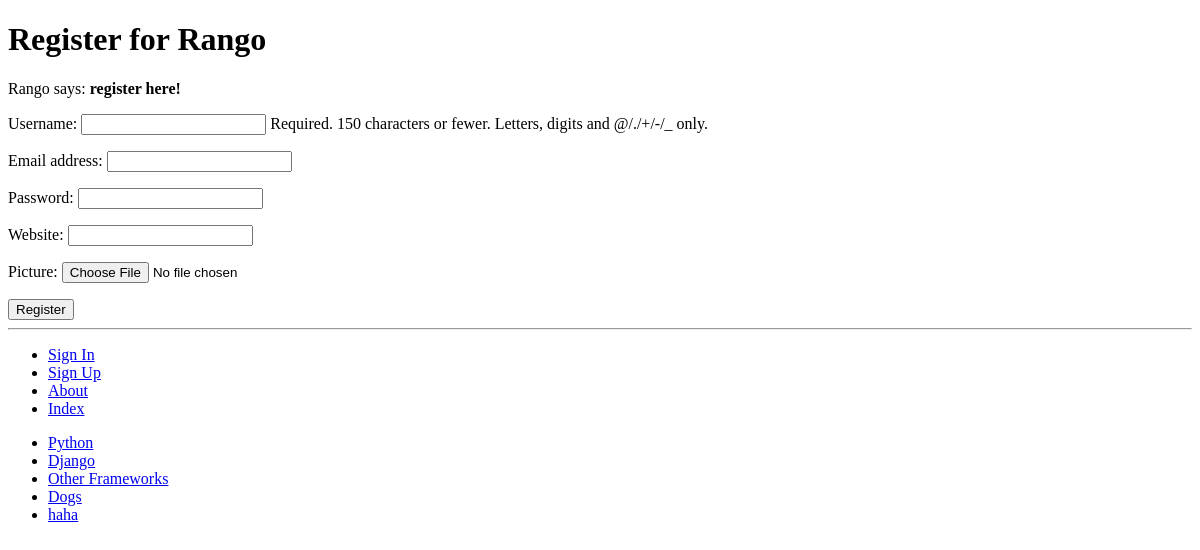
The app's page /rango/register/, older data.
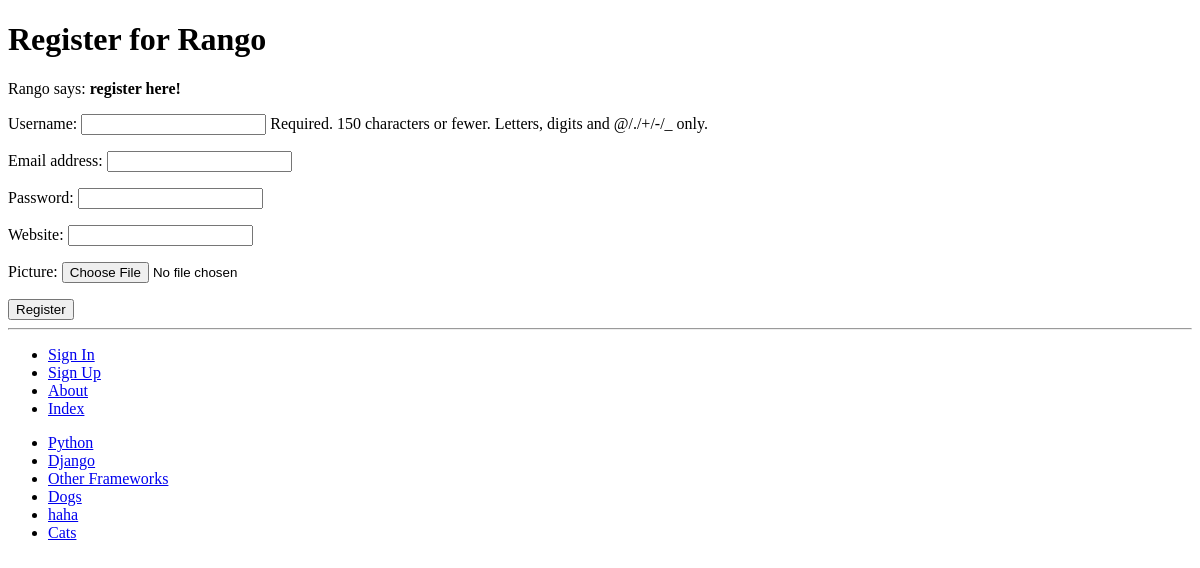
The same page, newer data.
### rango/models.py (models this page shows, shortened)
class Category(models.Model):
    max_len = 128
    name = models.CharField(max_length= max_len, unique=True)
    views = models.IntegerField(default=0)
    likes = models.IntegerField(default=0)
    slug = models.SlugField(unique=True)
    class Meta:
        verbose_name_plural = 'Categories'

### rango/views.py (the view)
def register(request):
    registered = False
    if request.method == 'POST':
        user_form = UserForm(data=request.POST)
        profile_form = UserProfileForm(data=request.POST)
        if user_form.is_valid() and profile_form.is_valid():
            user = user_form.save()
            user.set_password(user.password)
            user.save()
            profile = profile_form.save(commit=False)
            profile.user = user
            if 'picture' in request.FILES:
                profile.picture = request.FILES['picture']
            profile.save()
            registered = True
        else:
            print(user_form.errors, profile_form.errors)
    else:
        user_form = UserForm()
        profile_form = UserProfileForm()
    return render(request,'rango/register.html', {'user_form': user_form,
                                                  'profile_form': profile_form,
                                                  'registered': registered})

### rango/forms.py
class UserForm(forms.ModelForm):
    password = forms.CharField(widget=forms.PasswordInput())
    class Meta:
        model = User
        fields = ('username', 'email', 'password')

class UserProfileForm(forms.ModelForm):
    class Meta:
        model = UserProfile
        fields = ('website', 'picture')

### rango/templatetags/rango_template_tags.py (called while the page is built)
@register.inclusion_tag('rango/cats.html')
def get_category_list(cat=None):
    return {'cats': Category.objects.all(),
            'act_cat': cat}

### templates/rango/register.html (shortened to what this page needs)
{% extends 'rango/base.html' %}
{% block body_block %}
    <h1>Register for Rango</h1>
    {% if registered %}
        Rango says: <strong>thank you for registering!</strong>
		<a href="{% url 'index' %}">Return to the homepage.</a><br />
	{% else %}
	    Rango says: <strong>register here!</strong><br />
		<form id="user_form" method="post" action="{% url 'register' %}"
		    enctype="multipart/form-data">
		{{ user_form.as_p }}
		{{ profile_form.as_p }}
		<input type="submit" name="submit" value="Register" />
	</form>
	{% endif %}
{% endblock %}

### templates/rango/cats.html
<ul>
{% if cats %}
    {% for c in cats %}
	    {% if c == act_cat %}
		    <li>
            <strong> <a href="{% url 'show_category' c.slug %}">{{ c.name }}</a></strong>
            </li>
        {% else %}
            <li><a href="{%url 'show_category' c.slug%}">{{ c.name }}</a></li>
		{% endif %}
    {% endfor %}
{% else %}
    <li><strong>There are no categories present.</strong></li>
{% endif %}
</ul>

Row changes from the older to the newer data that the page shows:
added Category: name "Cats"
